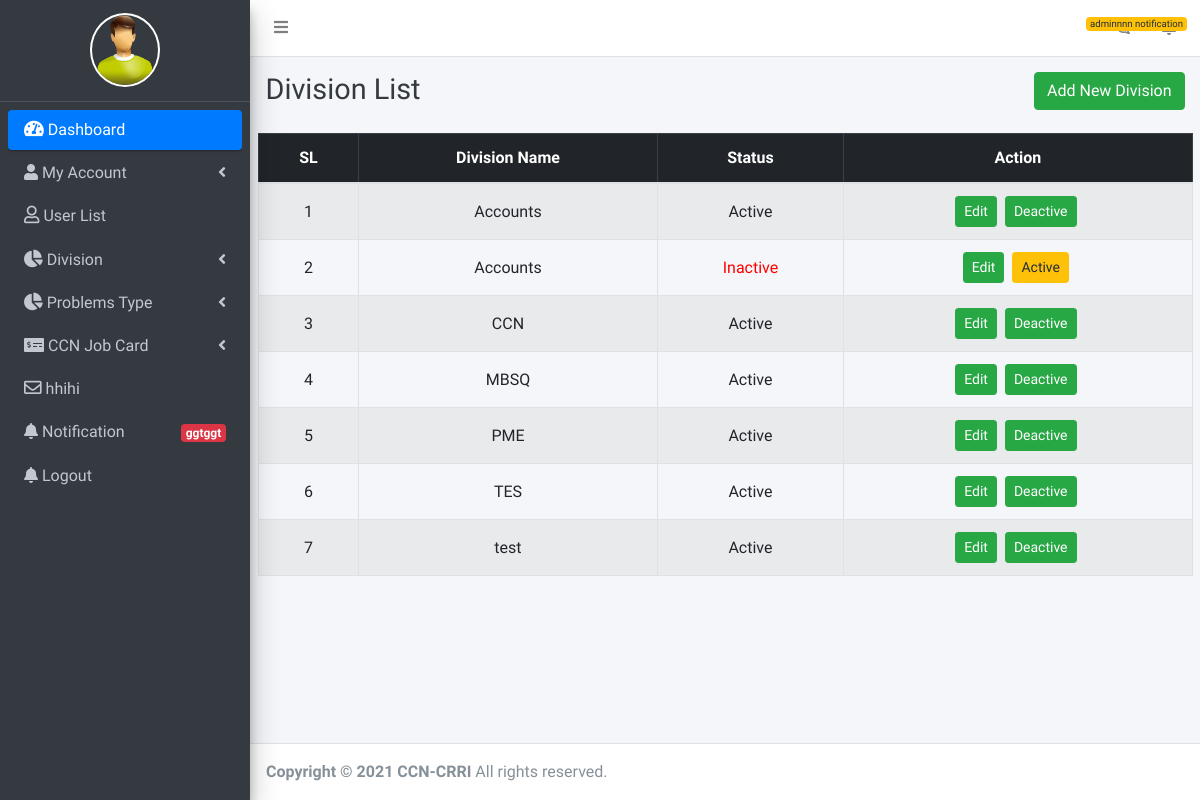
Screenshot of /division/division-list/ (signed in) with the database file from the repository.
### users/models.py (models this page shows, shortened)
class User(AbstractUser):
    is_hod = models.BooleanField(default=False)
    is_ccn_hod = models.BooleanField(default=False)
    is_engineer = models.BooleanField(default=False)
    is_user = models.BooleanField(default=True)
    division = models.ForeignKey(Division, on_delete=models.CASCADE, null=True, blank=True)

class Profile(models.Model):
    user = models.OneToOneField(User, null=True, blank=True, on_delete=models.CASCADE)
    user_pic = models.ImageField(default="default.png", null=True, blank=True)
    bio = models.TextField(max_length=500, blank=True)
    location = models.CharField(max_length=30, blank=True)
    current_address = models.TextField(max_length=100, blank=True)
    permanent_address = models.TextField(max_length=100, blank=True)

class Division(models.Model):
    division_name = models.CharField(max_length=50, blank=True, null=True)
    status = models.BooleanField(default=True)
    class Meta:
        verbose_name = 'Division'
        verbose_name_plural = 'Divisions'

### users/views.py (the view)
# urls.py: path('division/division-list/',division_list, name='division_list'),
@login_required
def division_list(request):
    division_list = Division.objects.all().order_by('division_name')
    context = {
        'division_list':division_list
    }
    return render(request, 'admin/division_list.html',context)

### users/templatetags/extra_tags.py (called while the page is built)
@register.filter
def TotalPendingJob(self):
    total_pending_job = CcnJobCard.objects.filter(job_on="CCN Head").count()
    return("{:,}".format(total_pending_job))

@register.filter
def TotalJob(self):
    total_job = CcnJobCard.objects.filter(status=False).count()
    return("{:,}".format(total_job))

### users/templates/admin/division_list.html (shortened to what this page needs)
{% extends 'base.html' %}
{% block d-content %}
<div class="content-header">
    <div class="container-fluid">
      <div class="row mb-2">
        <div class="col-12">
          <h1 class="m-0 text-dark float-left w-75">Division List</h1>
          <a href="{% url 'users:add_division' %}" class="btn btn-success float-right text-right">Add New Division</a>
        </div>
      </div>
    </div>
  </div>
<section class="invest_request_area">
    <div class="container-fluid">
        <div class="row">
            <div class="col-12">
                <table class="table table-bordered table-striped text-center">
                    <thead class="table-dark">
                        <th>SL</th>
                        <th>Division Name</th>
                        <th>Status</th>
                        <th>Action</th>
                    </thead>
                    <tbody class="text-center">
                        {% for division in division_list %}
                            <tr>
                                <td class="align-middle">{{forloop.counter}}</td>
                                <td class="align-middle">{{division.division_name}}</td>
                                <td class="align-middle">
                                    {% if division.status %}
                                        <span>Active</span>
                                    {% else %}
                                        <span style="color: red;">Inactive</span>
                                    {% endif %}
                                </td>
                                <td class="align-middle text-center">
                                    <a href="{% url 'users:division_edit' division.id %}" class="btn btn-success btn-sm d-inline-block mr-1">Edit</a>
                                    {% if not division.status %}
                                        <a href="{% url 'users:division_active' division.id %}" class="btn btn-warning btn-sm d-inline-block mr-1">Active</a>
                                        {% else %}
                                        <a href="{% url 'users:division_deactive' division.id %}" class="btn btn-success btn-sm d-inline-block mr-1">Deactive</a>
                                    {% endif %}
                                </td>
                            </tr>
                        {% endfor %}
                    </tbody>
                </table>
            </div>
        </div>
    </div>
</section>
{% endblock d-content %}

### users/templates/sidebar.html (shortened to what this page needs)
{% load static %}
{% load extra_tags %}
<aside class="main-sidebar sidebar-dark-primary elevation-4">
 <a href="#" class="brand-link d-block overflow-hidden">
    <div class="logo_images">
      {% if request.user.is_authenticated %}
      <img class="profile-pic" src="{{request.user.profile.user_pic.url}}" />
      {%endif%}
    </div>
  </a>
  <div class="sidebar">
    <nav class="mt-2">
    <ul class="nav nav-pills nav-sidebar flex-column" data-widget="treeview" role="menu" data-accordion="false">
      {% if request.user.is_ccn_hod or request.user.is_superuser %}
      <li class="nav-item has-treeview menu-open">
        <a href="#" class="nav-link active">
          <i class="nav-icon fas fa-tachometer-alt"></i> <p> Dashboard </p>
        </a>
      </li>
      <li class="nav-item has-treeview">
        <a href="#" class="nav-link">
          <i class="fas fa-user"></i> <p>My Account<i class="right fas fa-angle-left"></i></p>
        </a>
      </li>
      <li class="nav-item">
        <a href="{% url 'users:users-list' %}" class="nav-link">
          <i class="nav-icon far fa-user"></i>
          User List
        </a>
      </li>
      <li class="nav-item has-treeview">
        <a href="#" class="nav-link">
          <i class="nav-icon fas fa-chart-pie"></i>
          <p> Division <i class="right fas fa-angle-left"></i> </p>
        </a>
      </li>
      <li class="nav-item has-treeview">
        <a href="#" class="nav-link">
          <i class="nav-icon fas fa-chart-pie"></i>
          <p> Problems Type <i class="right fas fa-angle-left"></i> </p>
        </a>
      </li>
      <li class="nav-item has-treeview">
        <a href="#" class="nav-link">
          <i class="fas fa-money-check-alt"></i>
          <p>CCN Job Card <i class="fas fa-angle-left right"></i></p>
        </a>
      </li>
      <li class="nav-item">
        <a href="#" class="nav-link">
          <i class="nav-icon far fa-envelope"></i>
          hhihi
        </a>
      </li>
      <li class="nav-item">
        <a href="#" class="nav-link">
          <i class="fas fa-bell"></i> <p> Notification
          <span class="badge badge-danger right">ggtggt</span>
        </p>
        </a>
      </li>
      <li class="nav-item">
        <a href="/logout" class="nav-link">
          <i class="fas fa-bell"></i> Logout </a>
      </li>
{% endif %}
    </ul>
    </nav>
  </div>
</aside>

### static/css/dashboard.css (style rules this page uses)
a,.btn { text-decoration: none !important; }
.nav-sidebar>.nav-item .nav-icon { margin-left: 0; font-size: 1.2rem; margin-right: 0; text-align: center; width: auto; }
.logo_images { width: 75px; height: 75px; border-radius: 90px; text-align: center; display: block; margin: 0 auto; }
.logo_images img { height: 74px; width: 70px; border: 2px solid #fff; border-radius: 50%; }
.nav-item.has-treeview.menu-open > a.nav-link { background-color: #007bff !important; color: #fff !important; }

### rows the page displays
User: user.profile.user_pic (placeholder picture)
Division: division_name "Accounts", status "Active"
Division: division_name "Accounts", status "Inactive"
Division: division_name "CCN", status "Active"
Division: division_name "MBSQ", status "Active"
Division: division_name "PME", status "Active"
Division: division_name "TES", status "Active"
Division: division_name "test", status "Active"
